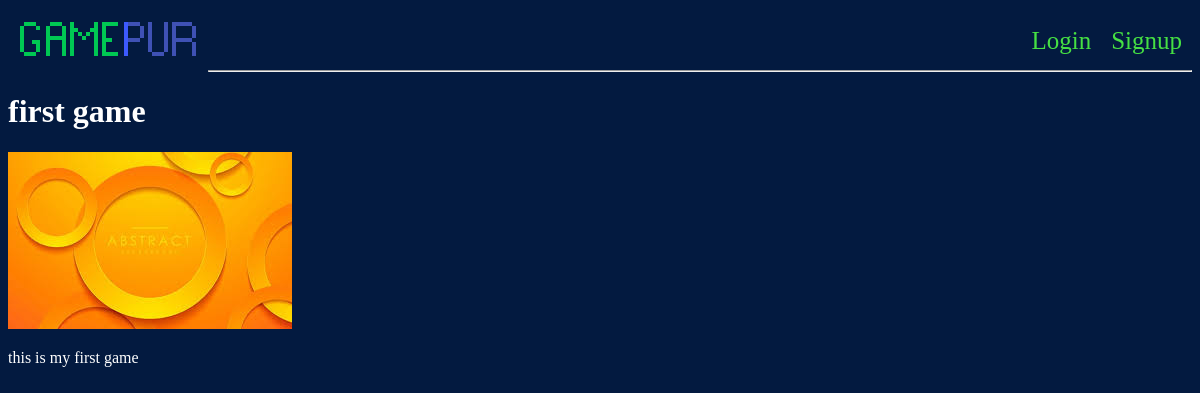
The app's page /home/details/first-game with its own data.
### Game/models.py (models this page shows, shortened)
class Game(models.Model):
    name = models.CharField(max_length=100,default=None)
    image = models.ImageField(upload_to="images",default="default.png")
    description = models.TextField(default=None,null=True)
    slug = models.SlugField(max_length=100,default=None)

### Game/views.py (the view)
# urls.py: path('details/<slug:slug>',views.details, name = "details"),
def details(request, slug):
    game = models.Game.objects.get(slug = slug)
    return render(request, "Game/details.html", {'game': game})

### Game/templates/Game/details.html (shortened to what this page needs)
{% extends 'base.html'%}
{% block content %}
    <h1>{{game.name}}</h1>
    <img src="{{game.image.url}}">
    <p>{{game.description}}</p>
{% endblock content %}

### static/css/style.css (style rules this page uses)
body { background-color: #031a40; color: white; font-family: cursive; }

### records on screen
Game: name "first game", image (picture), description "this is my first game"
